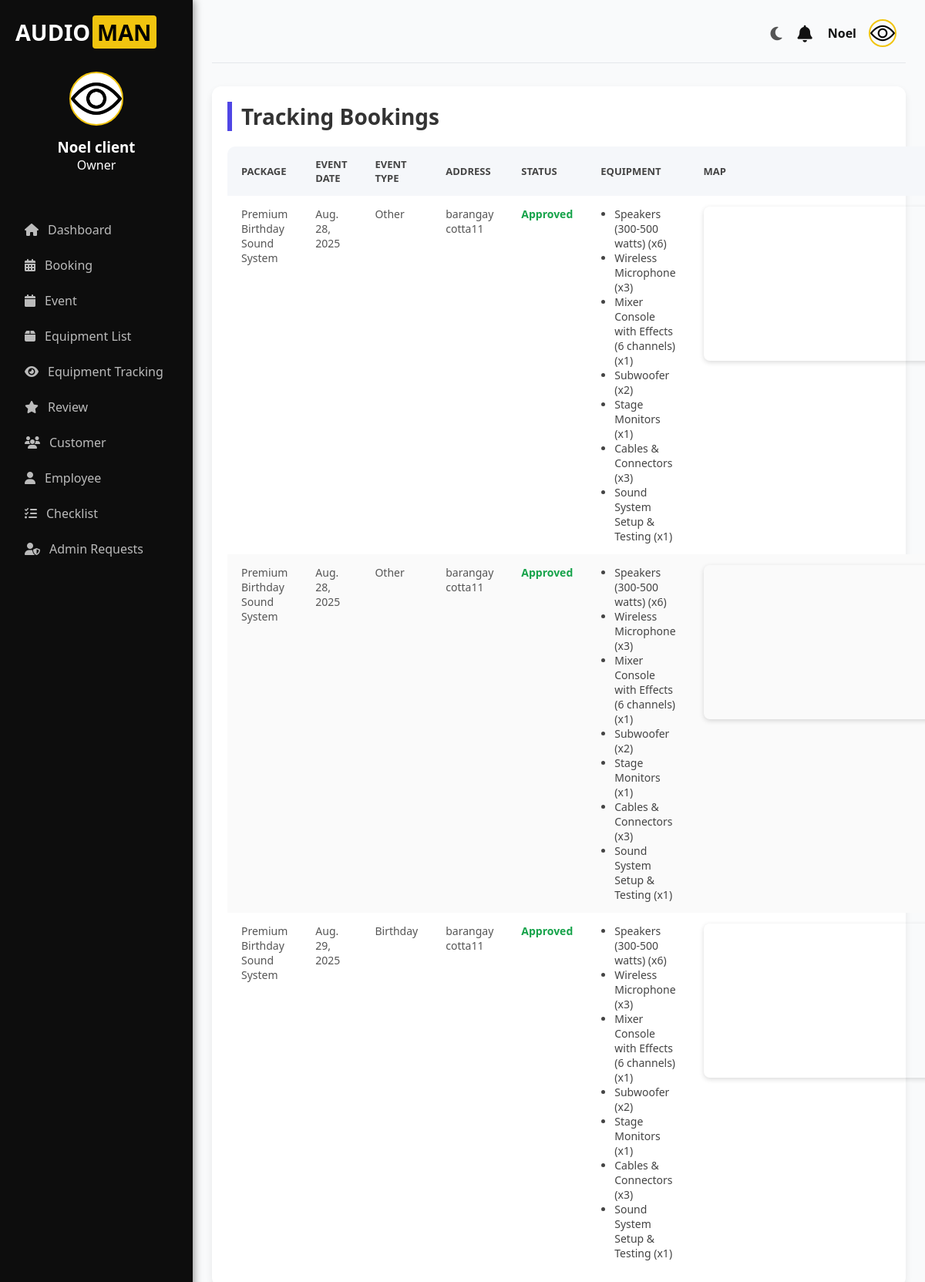
The page /accounts/tracking/ (signed in) on the database as committed earlier.
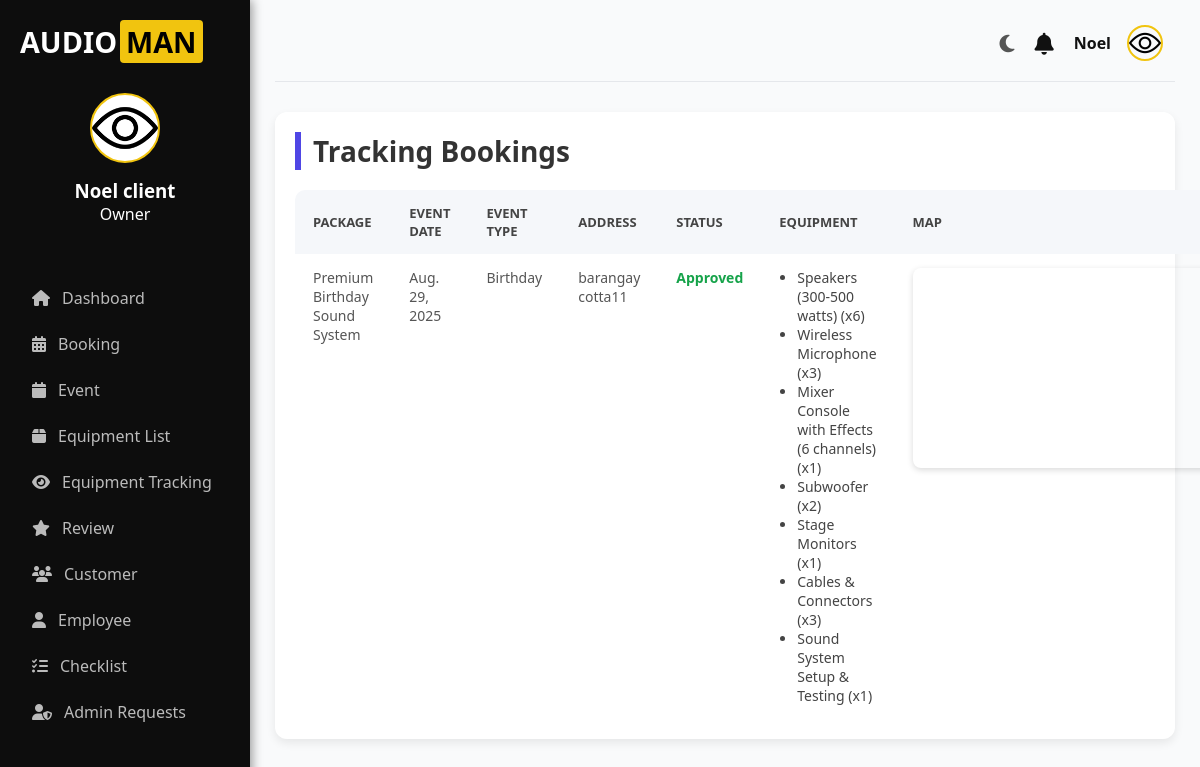
The same page on the database as committed later.
### accounts/models.py (models this page shows, shortened)
class Booking(models.Model):
    STATUS_CHOICES = [
        ('Processing', 'Processing'),
        ('Approved', 'Approved'),
        ('Rejected', 'Rejected'),
        ('Completed', 'Completed'),
    ]
    user = models.ForeignKey(User, on_delete=models.CASCADE)
    package = models.ForeignKey('ServicePackage', on_delete=models.CASCADE)
    full_name = models.CharField(max_length=100)
    email = models.EmailField()
    contact_number = models.CharField(max_length=20)
    event_date = models.DateField()
    event_time = models.TimeField()
    end_time = models.TimeField(null=True, blank=True)
    event_type = models.CharField(max_length=100)
    location = models.CharField(max_length=255)
    fulladdress = models.CharField(max_length=255, blank=True, null=True)
    audience_size = models.IntegerField()
    status = models.CharField(max_length=50, choices=STATUS_CHOICES, default='Processing')
    price = models.CharField(max_length=20)
    created_at = models.DateTimeField(default=timezone.now)
    cancel_reason = models.TextField(blank=True, null=True)
    reject_reason = models.TextField(null=True, blank=True)

class ServicePackage(models.Model):
    title = models.CharField(max_length=100)
    description = models.TextField()
    price = models.CharField(max_length=20)
    equipment = models.ManyToManyField(Equipment, through='PackageEquipment')

class PackageEquipment(models.Model):
    package = models.ForeignKey(ServicePackage, on_delete=models.CASCADE)
    equipment = models.ForeignKey(Equipment, on_delete=models.CASCADE)
    quantity_required = models.IntegerField()  # The quantity needed for the package

class Equipment(models.Model):
    name = models.CharField(max_length=200)
    quantity_available = models.IntegerField(default=0)
    quantity_rented = models.IntegerField(default=0)
    qty_maintenance = models.PositiveIntegerField(default=0)
    qty_repair = models.PositiveIntegerField(default=0)
    condition = models.CharField(
        max_length=100,
        choices=[
            ('Good', 'Good'),
            ('Needs Repair', 'Needs Repair'),
            ('Excellent', 'Excellent'),
        ],
        default='Good'
    )
    status = models.CharField(
        max_length=50,
        choices=[
            ('Available', 'Available'),
            ('Rented', 'Rented'),
            ('Under Maintenance', 'Under Maintenance'),
            ('Under Repair', 'Under Repair'),   # 🔥 Added
            ('Decommissioned', 'Decommissioned'),  # optional
        ],
        default='Available'
    )
    last_checked_out_date = models.DateField(null=True, blank=True)
    current_location = models.CharField(max_length=255, blank=True, null=True)
    last_updated = models.DateTimeField(auto_now=True)  # 🔥 New field

### accounts/views.py (the view)
    def wrapper(request, *args, **kwargs):
        if not request.user.is_authenticated:
            print("User is not authenticated.")  # Debugging line
            return redirect("login")
        if not request.user.is_staff and not request.user.is_superuser:
            print(f"User {request.user.username} does not have admin privileges.")  # Debugging line
            raise PermissionDenied  # User is denied access
        return view_func(request, *args, **kwargs)

### accounts/views.py (called while the page is built)
def admin_only(view_func):
    def wrapper(request, *args, **kwargs):
        if not request.user.is_authenticated:
            print("User is not authenticated.")  # Debugging line
            return redirect("login")
        if not request.user.is_staff and not request.user.is_superuser:
            print(f"User {request.user.username} does not have admin privileges.")  # Debugging line
            raise PermissionDenied  # User is denied access
        return view_func(request, *args, **kwargs)
    return wrapper

@login_required
@admin_only
def tracking(request):
    bookings = Booking.objects.filter(status='Accepted')
    notifications_qs = bookings.filter(status="Processing").order_by('-created_at')[:5]
    notifications = [
        f"📌 New booking from {b.full_name} on {DateFormat(b.event_date).format('M d, Y')}"
        for b in notifications_qs
    ]
    return render(request, 'client/tracking.html', {
        'bookings': bookings,
        'notifications': notifications,  # Pass notifications to the template
    })

### accounts/templates/client/tracking.html (shortened to what this page needs)
{% extends 'client-base.html' %}
{% block content %}
<section class="tracking">
  <h1>Tracking Bookings</h1>
  {% if bookings %}
    <table>
      <thead>
        <tr>
          <th>Package</th>
          <th>Event Date</th>
          <th>Event Type</th>
          <th>Address</th>
          <th>Status</th>
          <th>Equipment</th>
          <th>Map</th>
        </tr>
      </thead>
      <tbody>
        {% for booking in bookings %}
        <tr>
          <td>{{ booking.package.title }}</td>
          <td>{{ booking.event_date }}</td>
          <td>{{ booking.event_type }}</td>
          <td>{{ booking.fulladdress }}</td>
          <td><span style="color: #16a34a; font-weight: 600;">Approved</span></td>
          <td>
            {% if booking.package.equipment.all %}
              <ul>
                {% for package_equipment in booking.package.packageequipment_set.all %}
                  <li>{{ package_equipment.equipment.name }} (x{{ package_equipment.quantity_required }})</li>
                {% endfor %}
              </ul>
            {% else %}
              <p>No equipment assigned</p>
            {% endif %}
          </td>
          <td>
            <div id="map-{{ booking.id }}" class="map-container"></div>
          </td>
        </tr>
        {% endfor %}
      </tbody>
    </table>
  {% else %}
    <p>No approved bookings available.</p>
  {% endif %}
</section>
<link rel="stylesheet" href="https://unpkg.com/leaflet/dist/leaflet.css" />
{% endblock %}

Rows that differ between the two databases and show on the page:
no longer on this page (row edited): Booking: package "Premium Birthday Sound System", event_date "Aug. 28, 2025", event_type "Other", fulladdress "barangay cotta11", PackageEquipment (equipment.name "Speakers (300-500 watts)", quantity_required "6"), PackageEquipment (equipment.name "Wireless Microphone", quantity_required "3"), PackageEquipment (equipment.name "Mixer Console with Effects (6 channels)", quantity_required "1"), PackageEquipment (equipment.name "Subwoofer", quantity_required "2"), PackageEquipment (equipment.name "Stage Monitors", quantity_required "1"), PackageEquipment (equipment.name "Cables & Connectors", quantity_required "3"), PackageEquipment (equipment.name "Sound System Setup & Testing", quantity_required "1")
no longer on this page (row edited): Booking: package "Premium Birthday Sound System", event_date "Aug. 28, 2025", event_type "Other", fulladdress "barangay cotta11", PackageEquipment (equipment.name "Speakers (300-500 watts)", quantity_required "6"), PackageEquipment (equipment.name "Wireless Microphone", quantity_required "3"), PackageEquipment (equipment.name "Mixer Console with Effects (6 channels)", quantity_required "1"), PackageEquipment (equipment.name "Subwoofer", quantity_required "2"), PackageEquipment (equipment.name "Stage Monitors", quantity_required "1"), PackageEquipment (equipment.name "Cables & Connectors", quantity_required "3"), PackageEquipment (equipment.name "Sound System Setup & Testing", quantity_required "1")
